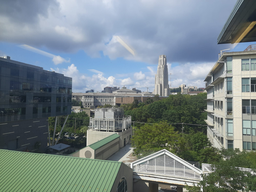
#> input picture data/cathedral_left.png, 256 x 192 px, shrunk from 2000 x 1500 before the run
$ python panaroma.py
#> lines starting #> are read from the running program, lines starting #| are printed output that depends on the picture
### python/matchPics.py
import cv2
from helper import briefMatch
from helper import computeBrief
from helper import corner_detection
# additional imports

# Q2.1.4

def matchPics(I1, I2, opts):
        """
        Match features across images

        Input
        -----
        I1, I2: Source images
        opts: Command line args

        Returns
        -------
        matches: List of indices of matched features across I1, I2 [p x 2]
        locs1, locs2: Pixel coordinates of matches [N x 2]
        """

        ratio = opts.ratio  #'ratio for BRIEF feature descriptor'
        sigma = opts.sigma  #'threshold for corner detection using FAST feature detector'


        # TODO: Convert Images to GrayScale
        I1_gray = cv2.cvtColor(I1, cv2.COLOR_BGR2GRAY)
        I2_gray = cv2.cvtColor(I2, cv2.COLOR_BGR2GRAY)

        # TODO: Detect Features in Both Images
        I1_loc = corner_detection(I1_gray, sigma)
        I2_loc = corner_detection(I2_gray, sigma)

        print('found corners')
        # TODO: Obtain descriptors for the computed feature locations
        I1_desc, I1_loc = computeBrief(I1_gray, I1_loc)
        I2_desc, I2_loc = computeBrief(I2_gray, I2_loc)
        print('found descriptors')

        # TODO: Match features using the descriptors
        matches = briefMatch(I1_desc, I2_desc, ratio)

        return matches, I1_loc, I2_loc


# [14 lines left out: function matchPicsV2, not called in this run]

### python/helper.py
import numpy as np
import cv2
import scipy.io as sio
from matplotlib import pyplot as plt
import skimage.feature
from scipy import ndimage

PATCHWIDTH = 9
NBITS = 256

def briefMatch(desc1,desc2,ratio):
    matches = skimage.feature.match_descriptors(desc1,desc2,'hamming',cross_check=True,max_ratio=ratio)
    return matches

# [8 lines left out: function plotMatches, not called in this run]

def makeTestPattern(seed=0):
    np.random.seed(seed)
    compareX = np.floor(PATCHWIDTH * PATCHWIDTH * np.random.random((NBITS, 1))).astype(int)
    compareY = np.floor(PATCHWIDTH * PATCHWIDTH * np.random.random((NBITS, 1))).astype(int)
    return compareX, compareY

def computePixel(img, idx1, idx2, width, center):
    halfWidth = width // 2
    col1 = idx1 % width - halfWidth
    row1 = idx1 // width - halfWidth
    col2 = idx2 % width - halfWidth
    row2 = idx2 // width - halfWidth
    return 1 if img[int(center[0]+row1)][int(center[1]+col1)] < img[int(center[0]+row2)][int(center[1]+col2)] else 0

def computeBrief(img, locs):
    patchWidth = 9
    nbits = 256
    compareX, compareY = makeTestPattern()
    m, n = img.shape

    halfWidth = patchWidth//2

    locs = np.array(list(filter(lambda x: halfWidth <= x[0] < m-halfWidth and halfWidth <= x[1] < n-halfWidth, locs)))
    desc = np.array([list(map(lambda x: computePixel(img, x[0], x[1], patchWidth, c), zip(compareX, compareY))) for c in locs])
    return desc, locs

# [11 lines left out: function computePixelVectorized, not called in this run]

# [7 lines of commented-out code are left out]

def corner_detection(img, sigma):

    # fast method
    result_img = skimage.feature.corner_fast(img, n=PATCHWIDTH, threshold=sigma)
    locs = skimage.feature.corner_peaks(result_img, min_distance=1)
    return locs


# [30 lines left out: function loadVid, not called in this run]

### python/planarH.py
# [121 lines of commented-out code are left out]


import numpy as np
import cv2

def computeH(x1, x2):
    A = np.zeros((2 * len(x1), 9))
    for i in range(len(x1)):
        x, y = x1[i]
        u, v = x2[i]
        A[2 * i] = [-u, -v, -1, 0, 0, 0, u * x, v * x, x]
        A[2 * i + 1] = [0, 0, 0, -u, -v, -1, u * y, v * y, y]
    _, _, Vt = np.linalg.svd(A)
    H2to1 = Vt[-1].reshape(3, 3)
    return H2to1

def computeH_norm(x1, x2):
    x1_centroid = np.mean(x1, axis=0)
    x2_centroid = np.mean(x2, axis=0)

    x1_shifted = x1 - x1_centroid
    x2_shifted = x2 - x2_centroid

    x1_max_dist = np.max(np.linalg.norm(x1_shifted, axis=1))
    x2_max_dist = np.max(np.linalg.norm(x2_shifted, axis=1))

    x1_scale = np.sqrt(2) / x1_max_dist
    x2_scale = np.sqrt(2) / x2_max_dist

    # Avoid repetitive calculations
    x1_scale *= x1_shifted.shape[0]
    x2_scale *= x2_shifted.shape[0]

    x1_normalized = x1_shifted * x1_scale
    x2_normalized = x2_shifted * x2_scale

    T1 = np.array([[x1_scale, 0, -x1_scale * x1_centroid[0]],
                   [0, x1_scale, -x1_scale * x1_centroid[1]],
                   [0, 0, 1]])

    T2 = np.array([[x2_scale, 0, -x2_scale * x2_centroid[0]],
                   [0, x2_scale, -x2_scale * x2_centroid[1]],
                   [0, 0, 1]])

    H2to1 = computeH(x1_normalized, x2_normalized)

    H2to1 = np.linalg.inv(T1) @ H2to1 @ T2

    return H2to1

def computeH_ransac(locs1, locs2, opts):
    max_iters = opts.max_iters
    inlier_tol = opts.inlier_tol
    bestH2to1 = None
    best_inliers = []

    def compute_inliers(random_indices):
        random_locs1 = locs1[random_indices]
        random_locs2 = locs2[random_indices]
        H2to1 = computeH_norm(random_locs1, random_locs2)
        transform_locs2 = applyH(H2to1, locs2)
        distances = np.linalg.norm(locs1 - transform_locs2, axis=1)
        inliers = distances < inlier_tol
        return H2to1, inliers

    for _ in range(max_iters):
        random_indices = np.random.choice(locs1.shape[0], 4, replace=False)
        H2to1, inliers = compute_inliers(random_indices)
        if np.sum(inliers) > np.sum(best_inliers):
            best_inliers = inliers
            bestH2to1 = H2to1

    return bestH2to1, best_inliers

# [10 lines left out: function compositeH, not called in this run]

def applyH(H, x):
    num_points = x.shape[0]
    homogeneous_points = np.hstack((x, np.ones((num_points, 1))))
    transformed_points = np.dot(H, homogeneous_points.T).T
    transformed_points = transformed_points[:, :2] / transformed_points[:, 2][:, np.newaxis]
    return transformed_points

### python/opts.py
'''
Hyperparameters wrapped in argparse
This file contains most of tuanable parameters for this homework


You can change the values by changing their default fields or by command-line
arguments. For example, "python q2_1_4.py --sigma 0.15 --ratio 0.7"
'''

import argparse

def get_opts():
    parser = argparse.ArgumentParser(description='16-720 HW2: Homography')

    ## Feature detection (requires tuning)
    parser.add_argument('--sigma', type=float, default=0.15,
                        help='threshold for corner detection using FAST feature detector')
    parser.add_argument('--ratio', type=float, default=0.7,
                        help='ratio for BRIEF feature descriptor')

    ## Ransac (requires tuning)
    parser.add_argument('--max_iters', type=int, default=500,
                        help='the number of iterations to run RANSAC for')
    parser.add_argument('--inlier_tol', type=float, default=2.0,
                        help='the tolerance value for considering a point to be an inlier')

    ## Additional options (add your own hyperparameters here)

    ## AR real time
    parser.add_argument('--fps', type=float, default=10,
                        help='the fps rate for ar video')
    parser.add_argument('--aspect', type=float, default=0.5,
                        help='the aspect ratio of the window')
    parser.add_argument('--skip', type=float, default=2,
                        help='the skip rate for output video')

    # rotation invariant parameters
    parser.add_argument('--max-rotation', type=int, default=340,
                        help='the maximum rotation allowed for descriptor matching')

    opts = parser.parse_args()

    return opts

### python/panaroma.py
import numpy as np
import cv2
from opts import get_opts
from matchPics import matchPics
from planarH import computeH_ransac, compositeH
from planarH import applyH
# Q4

def panaroma_image(opts):
    image1 = cv2.imread('../data/cathedral_left.png')
#> image1 is the input picture: shape (192, 256, 3); mean B, G, R 135.3, 132.4, 119.5
    image2 = cv2.imread('../data/cathedral_right.png')
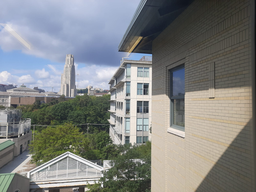
#> input picture data/cathedral_right.png, 256 x 192 px, shrunk from 2000 x 1500 before the run
#> image2 is the input picture: shape (192, 256, 3); mean B, G, R 130.3, 131.1, 129

    matches, locs1, locs2 = matchPics(image2, image1, opts)
#> in matchPics, `I1_gray = cv2.cvtColor(I1, cv2.COLOR_BGR2GRAY)`:
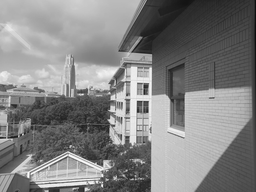
#> I1_gray: shape (192, 256); min 12, max 255, mean 130.4
#> in matchPics, `I2_gray = cv2.cvtColor(I2, cv2.COLOR_BGR2GRAY)`:
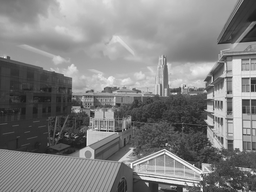
#> I2_gray: shape (192, 256); min 20, max 255, mean 128.9
#> in corner_detection, `result_img = skimage.feature.corner_fast(img, n=PATCHWIDTH, threshold=..`:
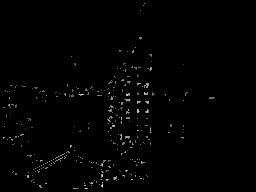
#> result_img: shape (192, 256) float64; min 0, max 9.21, mean 0.0799; drawn with min black and max white
#> in corner_detection, `locs = skimage.feature.corner_peaks(result_img, min_distance=1)`: locs = 307 pairs, first value 3 to 188, second value 3 to 213
#> in matchPics, `I1_loc = corner_detection(I1_gray, sigma)`: I1_loc has the same summary as locs in corner_detection
#> call 2 of corner_detection, with sigma = 0.15
#> in corner_detection (call 2), `result_img = skimage.feature.corner_fast(img, n=PATCHWIDTH, threshold=..`:
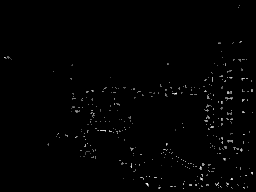
#> result_img: shape (192, 256) float64; min 0, max 8.64, mean 0.08; drawn with min black and max white
#> in corner_detection (call 2), `locs = skimage.feature.corner_peaks(result_img, min_distance=1)`: locs = 342 pairs, first value 5 to 188, second value 4 to 252
#> in matchPics, `I2_loc = corner_detection(I2_gray, sigma)`: I2_loc has the same summary as locs in corner_detection
#> in computeBrief, `locs = np.array(list(filter(lambda x: halfWidth <= x[0] < m-halfWidth ..`: locs = 302 pairs, first value 5 to 186, second value 4 to 213
#> in matchPics, `I1_desc, I1_loc = computeBrief(I1_gray, I1_loc)`: I1_loc has the same summary as locs in computeBrief
#> in matchPics, `I2_desc, I2_loc = computeBrief(I2_gray, I2_loc)`: I2_loc = 338 pairs, first value 5 to 187, second value 4 to 251
#> in briefMatch, `matches = skimage.feature.match_descriptors(desc1,desc2,'hamming',cros..`: matches = 58 pairs, first value 1 to 293, second value 1 to 317
#> locs1 has the same summary as locs in computeBrief; locs2 has the same summary as I2_loc in matchPics

    locs1_matches = locs1[matches[:,0]]
#> locs1_matches = 58 pairs, first value 50 to 182, second value 9 to 150
    locs2_matches = locs2[matches[:,1]]
#> locs2_matches = 58 pairs, first value 43 to 186, second value 85 to 251
    locs1_matches[:,[0, 1]] = locs1_matches[:,[1, 0]]
    locs2_matches[:,[0, 1]] = locs2_matches[:,[1, 0]]

    H1to2, _ = computeH_ransac(locs2_matches, locs1_matches, opts)
    height, width = image1.shape[:2]

    width_of_warped_image = get_width_of_warped_points(height, width, H1to2)

    warped_image = cv2.warpPerspective(image2, H1to2, (width + width_of_warped_image, height), flags=cv2.INTER_LINEAR)
    warped_image[:, :width] = image1
    warped_image = remove_black_columns(warped_image)
#> in remove_black_columns, `gray = cv2.cvtColor(image, cv2.COLOR_BGR2GRAY)`:
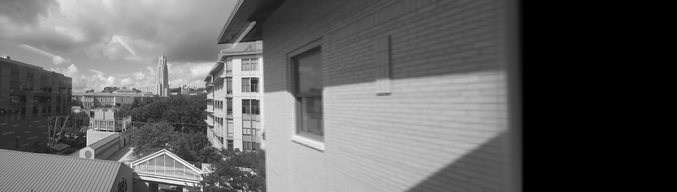
#> gray: shape (192, 677); min 0, max 255, mean 98.6
#> the loop in remove_black_columns, `for i, sum_value in enumerate(column_sums):` made 1 pass
#> sum_value on pass 1: 18530
#> the loop in remove_black_columns, `for i in range(len(column_sums) - 1, -1, -1):` made 154 passes
#> i on passes 1 to 3: 676, 675, 674
#> in remove_black_columns, `img_cropped = image[:, left_index:right_index + 1]`:
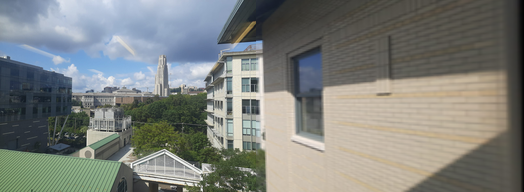
#> img_cropped: shape (192, 524, 3); mean B, G, R 124.6, 128.7, 125.7
    cv2.imwrite("output.png", warped_image)

def remove_black_columns(image):
    # Convert the image to grayscale
    gray = cv2.cvtColor(image, cv2.COLOR_BGR2GRAY)

    # Find the column sums (sum of pixel values) for each column
    column_sums = np.sum(gray, axis=0)

    # Find the first and last non-zero column indices
    left_index = 0
    right_index = len(column_sums) - 1

    for i, sum_value in enumerate(column_sums):
        if sum_value > 0:
            left_index = i
            break

    for i in range(len(column_sums) - 1, -1, -1):
        if column_sums[i] > 0:
            right_index = i
            break

    # Crop the image to remove the black border
    img_cropped = image[:, left_index:right_index + 1]
    return img_cropped

def get_width_of_warped_points(height, width, H1to2):
    bottom_left = (0, 0)
    bottom_right = (width, 0)
    top_left = (0, height)
    top_right = (width, height)
    x = []
    x.append(bottom_left)
    x.append(bottom_right)
    x.append(top_left)
    x.append(top_right)
    x = np.array(x)

    transformed_points = applyH(H1to2, x)

    return int(transformed_points[1][0] - transformed_points[0][0])
if __name__ == "__main__":

    opts = get_opts()
    panaroma_image(opts)
